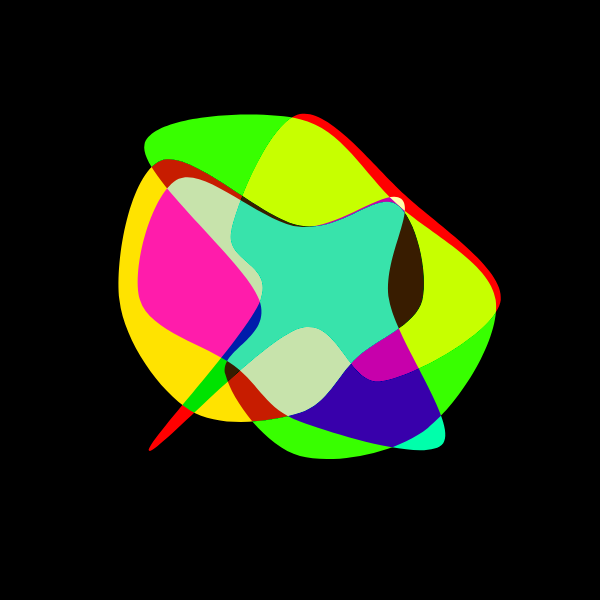
Frame 1 (no input)
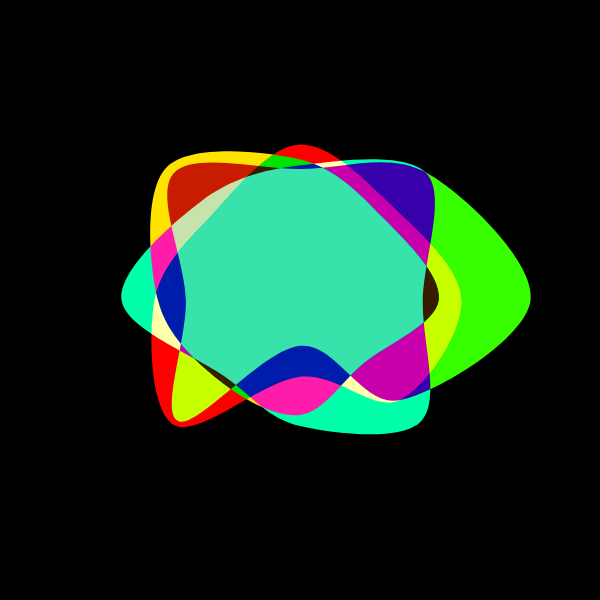
Frame 60 (no input)
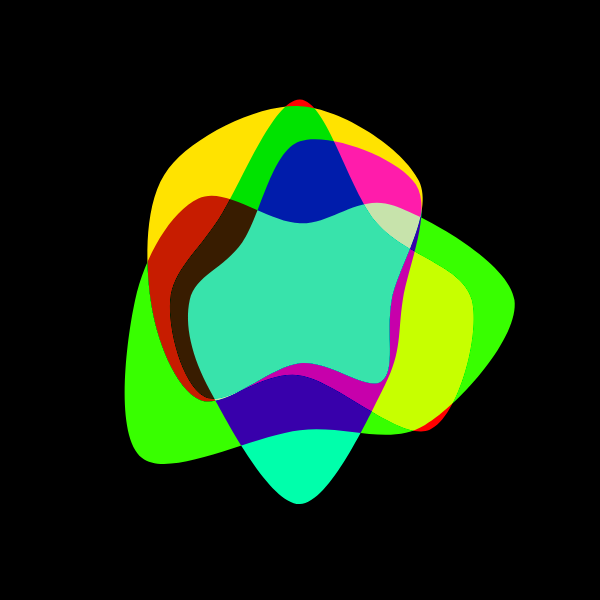
Frame 120 (the mouse pressed at the canvas centre since frame 60)

The p5.js sketch that drew these frames (run headless with seeded random() and noise() and a simulated clock; from frame 60 on, the mouse is pressed at the canvas centre):

// p5.js sketch
// ── sketch.js
let ecken = 8;

function setup() {
  createCanvas(600, 600);
  colorMode(HSB)
  
 
}

function draw() {
  
  blendMode(BLEND)
  background(0)
  
  blendMode(DIFFERENCE)
  
  angleMode(DEGREES)
  translate(width/2, height/2)
  
  for (let s = 0; s<4; s++){
    
    fill(267 * (0.2* s ), 100, 100);
  
    beginShape()
    for (let i = 0; i < ecken + 3; i++){
      let amp = noise(s, i%ecken, frameCount/100) *300;
      let angle = 360 / ecken;
      let x = cos(i * angle) * amp;
      let y = sin(i * angle) * amp;
      curveVertex(x, y);
      
    }
  
  endShape();
  }
  
}
